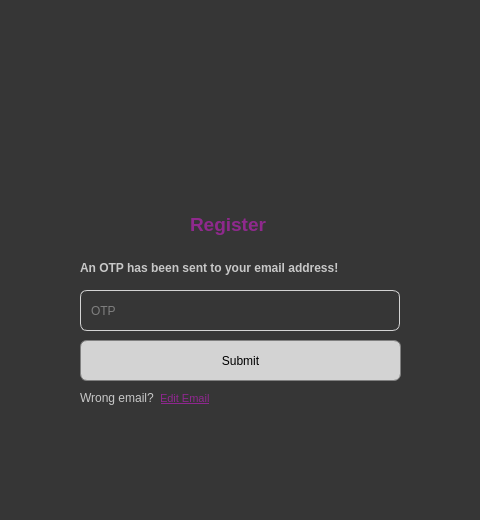
<?xml version="1.0" encoding="UTF-8"?>
<ui version="4.0">
 <class>Dialog</class>
 <widget class="QDialog" name="Dialog">
  <property name="geometry">
   <rect>
    <x>0</x>
    <y>0</y>
    <width>480</width>
    <height>520</height>
   </rect>
  </property>
  <property name="windowTitle">
   <string>Dialog</string>
  </property>
  <property name="styleSheet">
   <string notr="true">background-color: rgb(54, 54, 54);</string>
  </property>
  <widget class="QLabel" name="label">
   <property name="geometry">
    <rect>
     <x>40</x>
     <y>100</y>
     <width>400</width>
     <height>100</height>
    </rect>
   </property>
   <property name="text">
    <string/>
   </property>
   <property name="pixmap">
    <pixmap>lgo.png</pixmap>
   </property>
  </widget>
  <widget class="QLineEdit" name="OTP">
   <property name="geometry">
    <rect>
     <x>80</x>
     <y>290</y>
     <width>320</width>
     <height>41</height>
    </rect>
   </property>
   <property name="styleSheet">
    <string notr="true">QLineEdit {
    border: 1px solid lightgray;
	color: rgb(200, 200, 200);
    border-top-left-radius: 7px;
    border-bottom-left-radius: 7px;
	border-top-right-radius: 7px;
    border-bottom-right-radius: 7px;
    /* Other corners will be sharp by default or implicitly 0 if not set */
	padding: 8px; /* Adds 5 pixels of padding on all sides */
}</string>
   </property>
   <property name="placeholderText">
    <string>OTP</string>
   </property>
  </widget>
  <widget class="QPushButton" name="SubmitRegisterOTP">
   <property name="geometry">
    <rect>
     <x>80</x>
     <y>340</y>
     <width>321</width>
     <height>41</height>
    </rect>
   </property>
   <property name="styleSheet">
    <string notr="true">QPushButton {
    background-color: lightgray; /* Apply background color to the button */
    border: 1px solid gray;      /* Always good to define a border when using border-radius */
    border-top-left-radius: 7px;
    border-bottom-left-radius: 7px;
    border-top-right-radius: 7px;
    border-bottom-right-radius: 7px;
}

QPushButton#Login:hover {
    color: #0056b3;              /* Darker blue on hover */
    text-decoration: underline;  /* Ensure underline stays on hover */
}</string>
   </property>
   <property name="text">
    <string>Submit</string>
   </property>
   <property name="default">
    <bool>true</bool>
   </property>
  </widget>
  <widget class="QPushButton" name="editEmail">
   <property name="geometry">
    <rect>
     <x>160</x>
     <y>390</y>
     <width>61</width>
     <height>16</height>
    </rect>
   </property>
   <property name="styleSheet">
    <string notr="true">QPushButton#editEmail {
    background-color: transparent; /* Keep this */
    border: none;                /* Keep this */
    color: rgb(144, 39, 144);
    text-decoration: underline;
    font-size: 8pt;
    text-align: left;
    /* This next line is often the magic bullet for stubborn backgrounds */
    qproperty-flat: true; /* This explicitly sets the flat property via stylesheet */
}

QPushButton#editEmail:hover {
    color: #0056b3;
    text-decoration: underline;
}</string>
   </property>
   <property name="text">
    <string>Edit Email</string>
   </property>
  </widget>
  <widget class="QLabel" name="label_2">
   <property name="geometry">
    <rect>
     <x>80</x>
     <y>390</y>
     <width>81</width>
     <height>16</height>
    </rect>
   </property>
   <property name="styleSheet">
    <string notr="true">color: rgb(200, 200, 200);</string>
   </property>
   <property name="text">
    <string>Wrong email?</string>
   </property>
  </widget>
  <widget class="QLabel" name="label_3">
   <property name="geometry">
    <rect>
     <x>190</x>
     <y>210</y>
     <width>100</width>
     <height>30</height>
    </rect>
   </property>
   <property name="text">
    <string>&lt;html&gt;&lt;head/&gt;&lt;body&gt;&lt;p&gt;&lt;span style=&quot; font-size:14pt; font-weight:600; color:#8f298d;&quot;&gt;Register&lt;/span&gt;&lt;/p&gt;&lt;/body&gt;&lt;/html&gt;</string>
   </property>
  </widget>
  <widget class="QLabel" name="label_4">
   <property name="geometry">
    <rect>
     <x>80</x>
     <y>260</y>
     <width>301</width>
     <height>16</height>
    </rect>
   </property>
   <property name="styleSheet">
    <string notr="true">color: rgb(200, 200, 200);</string>
   </property>
   <property name="text">
    <string>&lt;html&gt;&lt;head/&gt;&lt;body&gt;&lt;p&gt;&lt;span style=&quot; font-weight:600;&quot;&gt;An OTP has been sent to your email address!&lt;/span&gt;&lt;/p&gt;&lt;/body&gt;&lt;/html&gt;</string>
   </property>
  </widget>
  <widget class="QLabel" name="ErrorRegistOTP">
   <property name="geometry">
    <rect>
     <x>80</x>
     <y>420</y>
     <width>175</width>
     <height>17</height>
    </rect>
   </property>
   <property name="styleSheet">
    <string notr="true">color: rgb(255, 0, 4);
 font-size: 8pt;</string>
   </property>
   <property name="text">
    <string>&lt;html&gt;&lt;head/&gt;&lt;body&gt;&lt;p&gt;&lt;br/&gt;&lt;/p&gt;&lt;/body&gt;&lt;/html&gt;</string>
   </property>
  </widget>
 </widget>
 <resources/>
 <connections/>
</ui>
